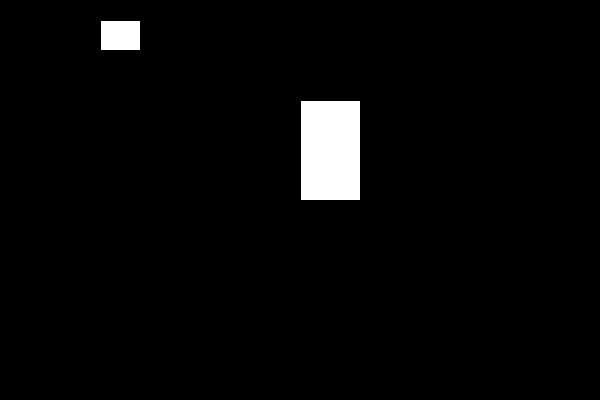
Frame 1 (no input)
Frame 60 (the mouse pressed at the canvas centre just before this capture): identical to frame 1, image omitted
Frame 120 (the mouse held since frame 60 and released just before this capture): identical to frame 1, image omitted

The Processing sketch that drew this single still picture (run headless with seeded random() and noise(); from frame 60 on, the mouse is pressed at the canvas centre):

// Processing sketch: processing_83570
// ── processing_83570.pde

ArrayList rects = new ArrayList();  

void setup () { 
  size(600,400); 
  
  rects.add(new Rectangle(100,20,40,30)); 
  rects.add(new Rectangle(300,100,60,100)); 
}
void draw() { 
  background(0);
  for(int i = 0; i<rects.size(); i++) { 
    Rectangle r = (Rectangle)rects.get(i); 
    if(r.isMouseOver()) {
      fill(255,0,0); 
    } else { 
      fill(255,255,255); 
    }
    
    r.drawRect();
  }

}

class Rectangle { 
  
  float x, y, w, h; 
  
  Rectangle(float xpos, float ypos, float rectwidth, float rectheight) { 
    x = xpos; 
    y = ypos; 
    w = rectwidth; 
    h = rectheight; 
   
  } 
  
  void drawRect() {
    rect(x,y,w,h); 
  }
  
  boolean isMouseOver() { 
    
     if((mouseX>x) && (mouseX<x+w) && (mouseY>y) && (mouseY<y+h)) {
       return true; 
     } else { 
       return false; 
     }
  }
  
}
